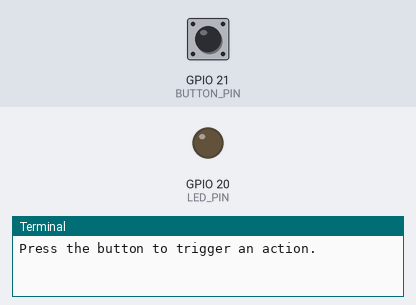
Simulated run of this program. Board: Raspberry Pi (BCM pin numbers). Parts: output pins drawn as LEDs (lit = HIGH), the last lines printed to the terminal. Inputs (shaded band) come from the test bench; at power-on: GPIO 21 (BUTTON_PIN) HIGH.

Above: at 1.2 s.
1.3 s: GPIO 21 (BUTTON_PIN) pulled LOW for 0.15 s
At 1.9 s:
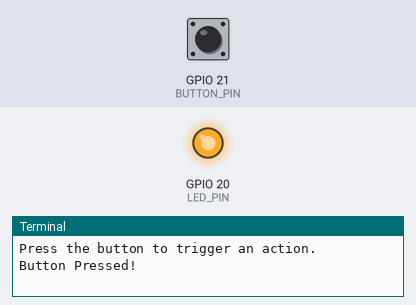
Timing chart, 0 to 4.3 s (numbered marks = the images above; inputs shaded):
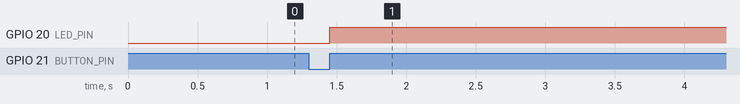

Measured:
- after the input at 1.3 s, GPIO 20 (LED_PIN): LOW → HIGH after 0.15 s

The program:

button-auto.py
```python
"""
AIPI 590
WEEK 1 LAB
___________________
BUTTON AUTOMATION

- Clone this code to your Raspberry Pi
- Fill in your code
- Push back to Edstem with Git

"""

import RPi.GPIO as GPIO
import time

# GPIO setup
GPIO.setmode(GPIO.BCM)

"""
PIN CONFIGURATION:
Add your button's GPIO pin below
"""

BUTTON_PIN = 21
LED_PIN = 20

#Setup the button as an input using a pull up resistor
GPIO.setup(BUTTON_PIN, GPIO.IN, pull_up_down=GPIO.PUD_UP)
GPIO.setup(LED_PIN, GPIO.OUT)

"""
CUSTOM FUNCTION
# ADD YOUR CODE TO THE DESIGNATED AREA BELOW
# DO NOT ALTER THE SURROUNDING CODE
"""

def button_callback(channel):
    print("Button Pressed!")
    ## START CUSTOM CODE
    if GPIO.output(LED_PIN, GPIO.HIGH):
        print("LED ON")
        time.sleep(1)
        GPIO.output(LED_PIN, GPIO.LOW)
        print("LED OFF")
        time.sleep(1)
    ## END CUSTOM CODE

# Add event detection
GPIO.add_event_detect(BUTTON_PIN, GPIO.RISING, callback=button_callback, bouncetime=200)

try:
    print("Press the button to trigger an action.")
    while True:
        time.sleep(0.1)  # Keep the script running
except KeyboardInterrupt:
    GPIO.cleanup()
```
